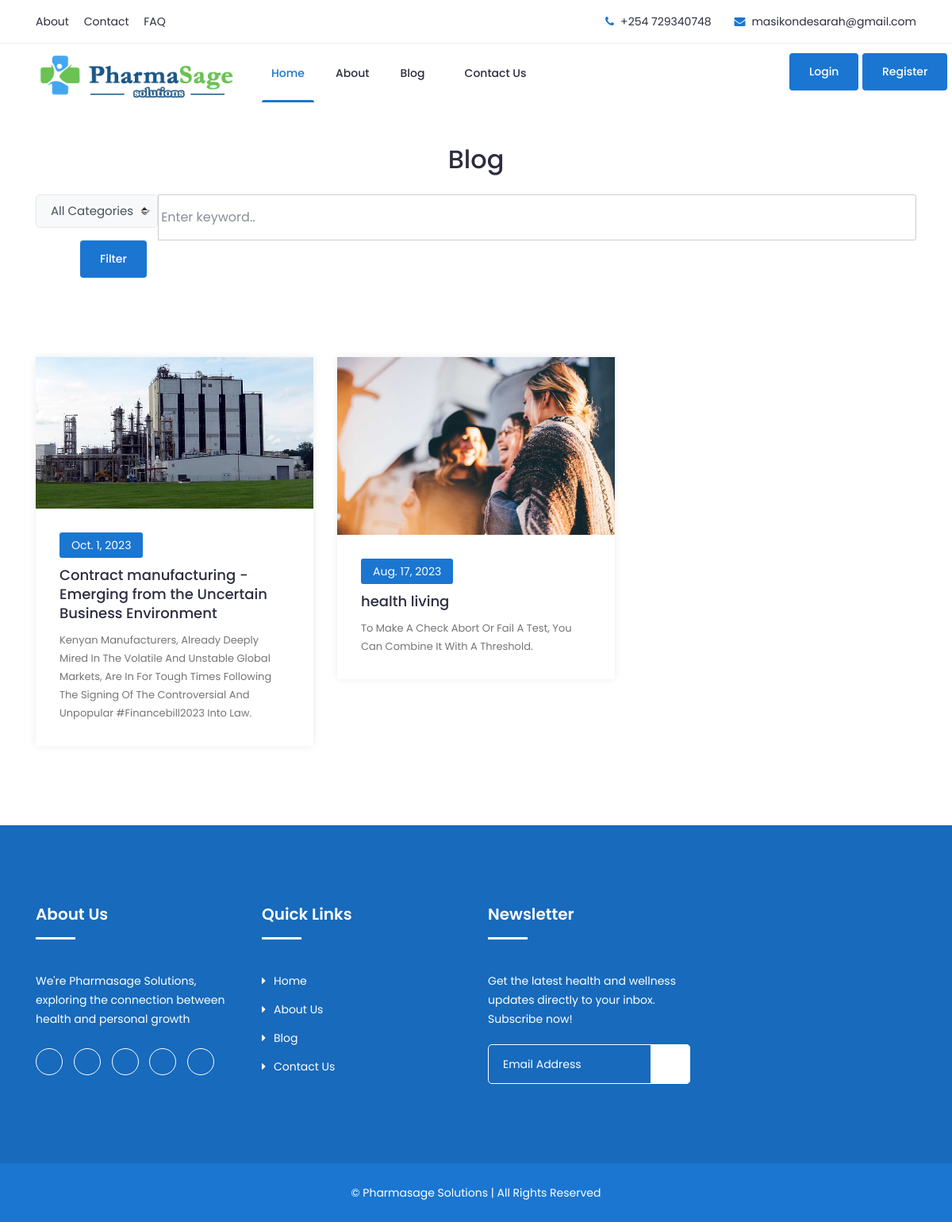
Page /blog on the committed database.
### blog_cee/models.py (models this page shows, shortened)
class Post(models.Model):
    title = models.CharField(max_length=255)
    header_image = models.ImageField(null=True,blank=True,upload_to="images/")
    title_tag = models.CharField(max_length=255, default="cee blogged")
    author = models.ForeignKey(User, on_delete = models.CASCADE)
    body = RichTextField(blank=True, null=True)
    post_date = models.DateField(auto_now_add = True)
    category = models.CharField(max_length=255)
    snippet = models.CharField(max_length=255)
    snippet_image = models.ImageField(null=True,blank=True,upload_to="images/")
    likes = models.ManyToManyField(User,related_name ='blogposts')

### blog_cee/views.py (the view)
# urls.py: path('blog',BlogView.as_view(),name='blog'),
class BlogView(ListView):
    model = Post
    template_name = 'blog.html'
    ordering = ['-post_date']
    def get_context_data(self,*args, **kwargs):
        cat_menu = Category.objects.all()
        context = super(BlogView,self).get_context_data(*args, **kwargs)
        context["cat_menu"]=cat_menu
        return context

### blog_cee/models.py (called while the page is built)
    def __str__(self):
        return self.name

### blog_cee/templates/blog.html (shortened to what this page needs)
{% extends 'base_new.html' %}
{% load static %}
{% block content %}
<div class="text-center wow fadeInUp">
  <br> <br>
  <h2 class="title-section" id="currentPage">Blog</h2>
  <br>
</div>
  <div class="page-section">
    <div class="container">
          <form action="#" class="form-search-blog">
            <div class="input-group">
              <div class="input-group-prepend">
              </div>
              <input type="text" class="form-control" placeholder="Enter keyword..">
            </div>
          </form>
        </div>
        <div class="col-sm-2 text-sm-right">
          <button class="btn btn-secondary">Filter </button>
        </div>
      </div>
      <section class="blog section" id="blog">
        <div class="container">
          <div class="row">
            {% for post in object_list %}
                  {% if forloop.counter <= 3 %}
            <div class="col-lg-4 col-md-6 col-12">
              <div class="single-news">
                <div class="news-head">
                  {% if post.snippet_image %}
                    <img src="{{post.snippet_image.url}}" alt="">
                  {% endif %}
                </div>
                <div class="news-body">
                  <div class="news-content">
                    <div class="date">{{ post.post_date}}</div>
                    <h2><a href="{% url 'article-detail' post.pk %}">{{post.title}}</a></h2>
                    <p class="text">{{ post.snippet }}</p>
                  </div>
                </div>
              </div>
            </div>
              {% endif %}
                {% endfor %}
          </div>
        </div>
      </section>
{% endblock %}

### rows in the picture
Post: snippet_image (picture), post_date "Oct. 1, 2023", title "Contract manufacturing - Emerging from the Uncertain Business Environment", snippet "Kenyan Manufacturers, Already Deeply Mired In The Volatile And Unstable Global Markets, Are In For Tough Times Following The Signing Of The Controversial And Unpopular #financebill2023 Into Law."
Post: snippet_image (picture), post_date "Aug. 17, 2023", title "health living", snippet "To Make A Check Abort Or Fail A Test, You Can Combine It With A Threshold."
